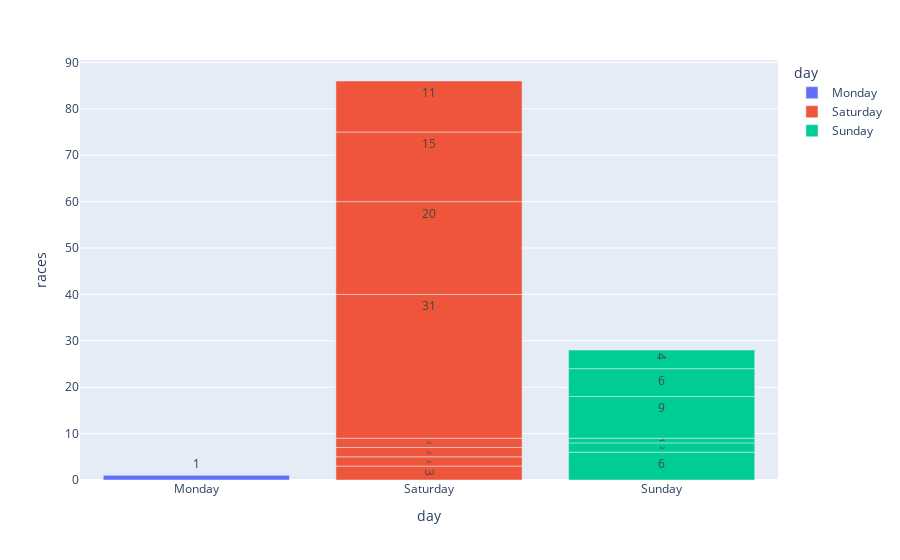

The code cell stored with this chart in its notebook:
### Code cell
# Part B show Races by day of week 
fig = px.bar(date_count, x='day', y='races', color='day',
             labels = 'month',
            text='races')

fig.show()

### Figure 1 — Plotly figure (JSON) as saved in the notebook; plotly's stock layout.template omitted (floating-point values rounded to 4 significant figures)
{"data": [{"alignmentgroup": "True", "hovertemplate": "day=%{x}<br>races=%{text}<extra></extra>", "legendgroup": "Monday", "marker": {"color": "#636efa", "pattern": {"shape": ""}}, "name": "Monday", "offsetgroup": "Monday", "orientation": "v", "showlegend": true, "text": [1], "textposition": "auto", "type": "bar", "x": ["Monday"], "xaxis": "x", "y": [1], "yaxis": "y"}, {"alignmentgroup": "True", "hovertemplate": "day=%{x}<br>races=%{text}<extra></extra>", "legendgroup": "Saturday", "marker": {"color": "#EF553B", "pattern": {"shape": ""}}, "name": "Saturday", "offsetgroup": "Saturday", "orientation": "v", "showlegend": true, "text": [3, 2, 2, 2, 31, 20, 15, 11], "textposition": "auto", "type": "bar", "x": ["Saturday", "Saturday", "Saturday", "Saturday", "Saturday", "Saturday", "Saturday", "Saturday"], "xaxis": "x", "y": [3, 2, 2, 2, 31, 20, 15, 11], "yaxis": "y"}, {"alignmentgroup": "True", "hovertemplate": "day=%{x}<br>races=%{text}<extra></extra>", "legendgroup": "Sunday", "marker": {"color": "#00cc96", "pattern": {"shape": ""}}, "name": "Sunday", "offsetgroup": "Sunday", "orientation": "v", "showlegend": true, "text": [6, 2, 1, 9, 6, 4], "textposition": "auto", "type": "bar", "x": ["Sunday", "Sunday", "Sunday", "Sunday", "Sunday", "Sunday"], "xaxis": "x", "y": [6, 2, 1, 9, 6, 4], "yaxis": "y"}], "layout": {"autosize": true, "barmode": "relative", "legend": {"title": {"text": "day"}, "tracegroupgap": 0}, "margin": {"t": 60}, "xaxis": {"anchor": "y", "autorange": true, "categoryarray": ["Monday", "Saturday", "Sunday"], "categoryorder": "array", "domain": [0, 1], "range": [-0.5, 2.5], "title": {"text": "day"}, "type": "category"}, "yaxis": {"anchor": "x", "autorange": true, "domain": [0, 1], "range": [0, 90.53], "title": {"text": "races"}, "type": "linear"}}}
